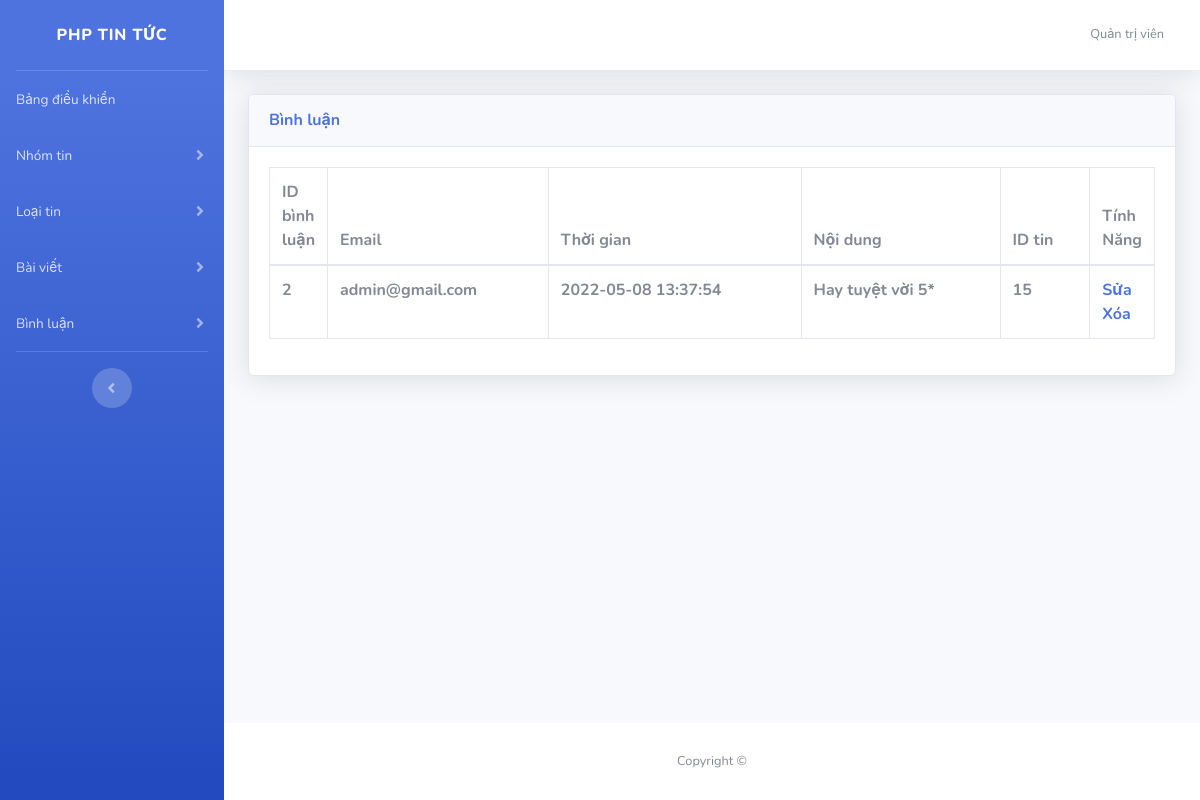
Screenshot of /NewsWebsite/admin/binhluan.php with the database file from the repository.
### tables this page shows
CREATE TABLE IF NOT EXISTS `binh_luan` (
  `id_binhluan` int(11) NOT NULL AUTO_INCREMENT,
  `email` varchar(100) NOT NULL,
  `thoigian` datetime NOT NULL DEFAULT CURRENT_TIMESTAMP,
  `noidungbinhluan` text NOT NULL,
  `id_tin` int(11) NOT NULL,
  PRIMARY KEY (`id_binhluan`),
  KEY `id_tin` (`id_tin`)
);

### NewsWebsite/admin/binhluan.php (the view, shortened to what this page needs)
<?php require_once __DIR__. "/layouts/header.php";?>
<?php
    require_once __DIR__. "/../libraries/connect.php";
    $sql4="select * from binh_luan";
    $stm=$o->query($sql4);
    $data4=$stm->fetchAll(PDO::FETCH_ASSOC);
?>
<div id="content">
    <div class="container-fluid">
        <div class="card shadow mb-4">
            <div class="card-header py-3">
                <h6 class="m-0 font-weight-bold text-primary">Bình luận</h6>
            </div>
            <div class="card-body">
                <div class="table-responsive">
                    <table class="table table-bordered" id="dataTable" width="100%" cellspacing="0">
                        <thead>
                            <tr>
                                <th width="10px; !important">ID bình luận</th>
                                <th>Email</th>
                                <th>Thời gian</th>
                                <th>Nội dung</th>
                                <th>ID tin</th>
                                <th width="10px; !important">Tính Năng</th>
                            </tr>
                        </thead>
                        <tbody>
                            <?php
                                foreach ($data4 as $key => $value)
                                {
                                ?>
                            <tr>
                                <th><?php echo $value['id_binhluan']?></th>
                                <th><?php echo $value['email']?></th>
                                <th><?php echo $value['thoigian']?></th>
                                <th><?php echo $value['noidungbinhluan']?></th>
                                <th><?php echo $value['id_tin']?></th>
                                <th>
                                    <a href="/NewsWebsite/admin/suabinhluan.php?ma=<?php echo $value['id_binhluan']?>">Sửa</a>
                                    <a href="/NewsWebsite/admin/xoabinhluan.php?ma=<?php echo $value['id_binhluan']?>">Xóa</a>
                                </th>
                            </tr>
                            <?php
                                }
                                ?>
                        </tbody>
                    </table>
                </div>
            </div>
        </div>
    </div>
</div>
<?php require_once __DIR__. "/layouts/footer.php"?>

### rows the page displays
binh_luan: id_binhluan "2", email "admin@gmail.com", thoigian "2022-05-08 13:37:54", noidungbinhluan "Hay tuyệt vời 5*", id_tin "15"
